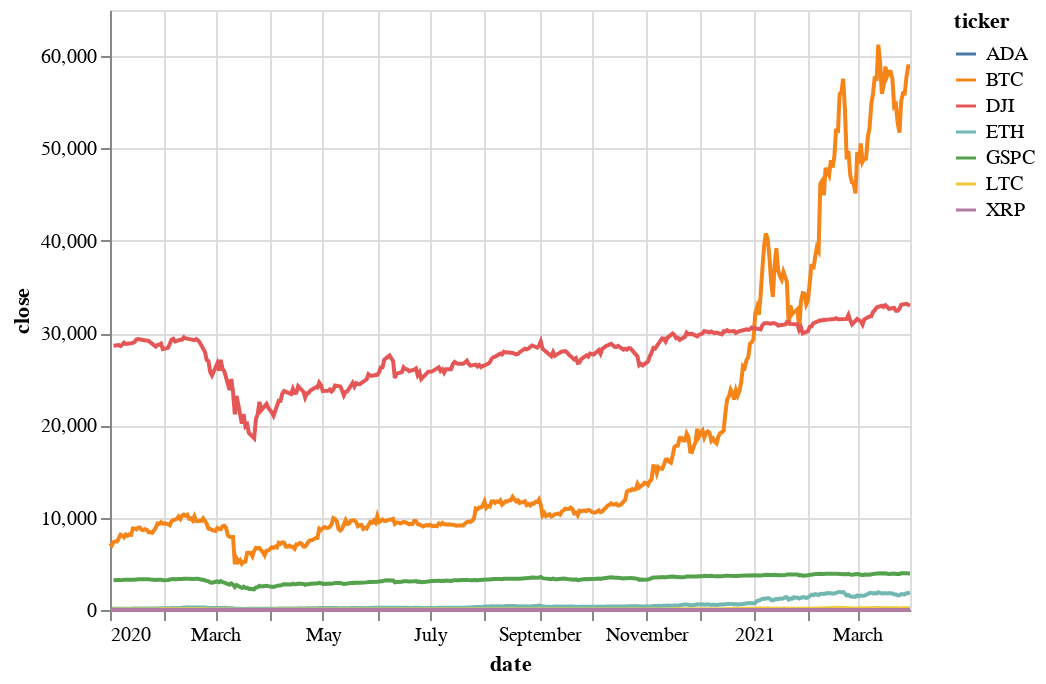

Notebook code for this chart:
### Code cell
alt.Chart(df).mark_line().encode(
    x='date:T',
    y='close:Q',
    color='ticker:N'
)

### Figure 1 — Vega-Lite specification as saved in the notebook (floating-point values rounded to 4 significant figures; data arrays with more than 128 entries replaced by an {"elided": "..."} marker saying what was removed)
{"config": {"view": {"continuousWidth": 400, "continuousHeight": 300}}, "data": {"name": "data-4fb00ea3fffb58c0216b5b952983aaea"}, "mark": "line", "encoding": {"color": {"type": "nominal", "field": "ticker"}, "x": {"type": "temporal", "field": "date"}, "y": {"type": "quantitative", "field": "close"}}, "$schema": "https://vega.github.io/schema/vega-lite/v4.8.1.json", "datasets": {"data-4fb00ea3fffb58c0216b5b952983aaea": {"elided": "2894 records"}}}
